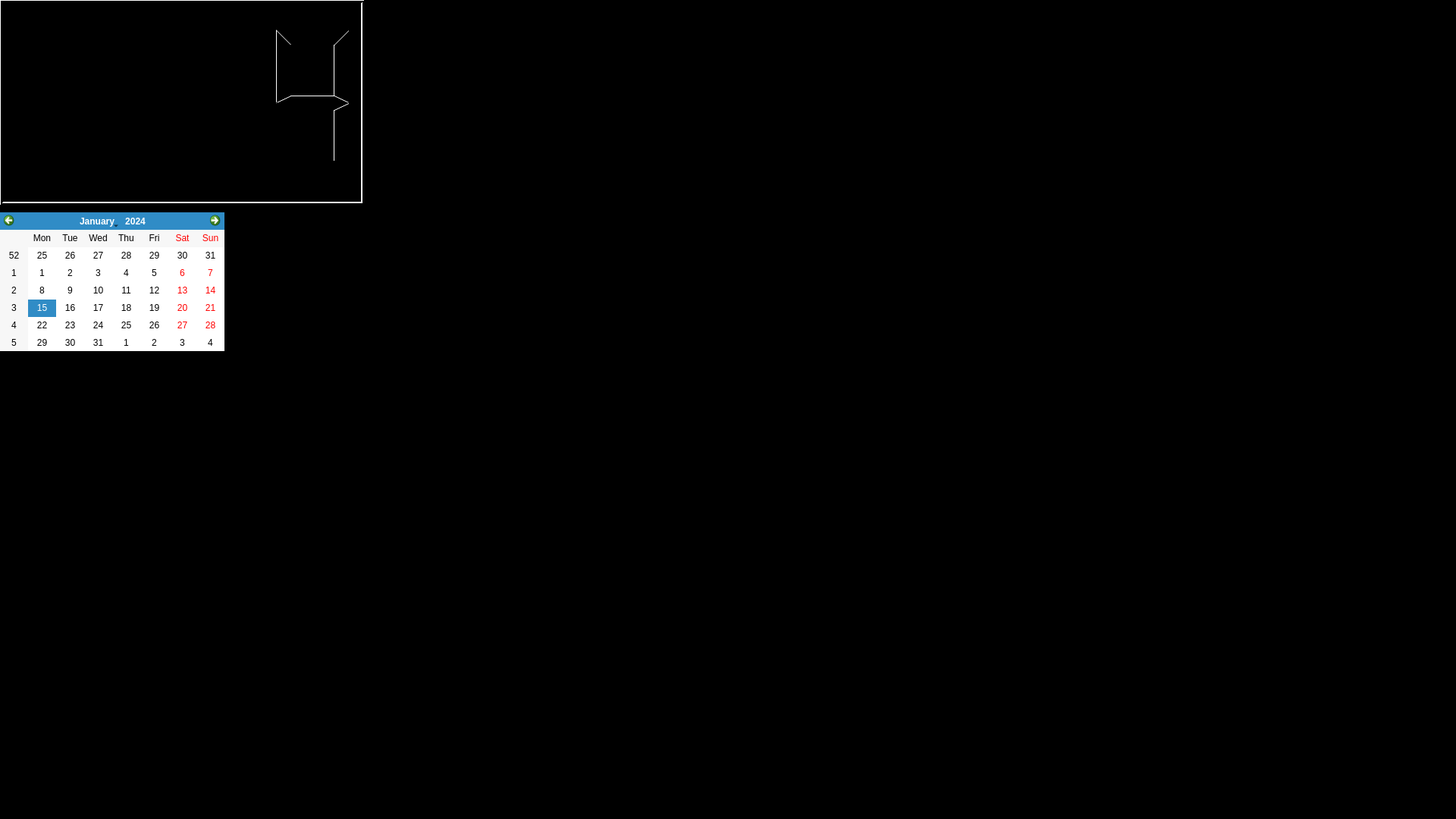
<?xml version="1.0" encoding="UTF-8"?>
<ui version="4.0">
 <class>smart</class>
 <widget class="QMainWindow" name="smart">
  <property name="geometry">
   <rect>
    <x>0</x>
    <y>0</y>
    <width>1920</width>
    <height>1080</height>
   </rect>
  </property>
  <property name="minimumSize">
   <size>
    <width>1920</width>
    <height>1080</height>
   </size>
  </property>
  <property name="maximumSize">
   <size>
    <width>1920</width>
    <height>1080</height>
   </size>
  </property>
  <property name="palette">
   <palette>
    <active>
     <colorrole role="WindowText">
      <brush brushstyle="SolidPattern">
       <color alpha="255">
        <red>0</red>
        <green>0</green>
        <blue>0</blue>
       </color>
      </brush>
     </colorrole>
     <colorrole role="Midlight">
      <brush brushstyle="SolidPattern">
       <color alpha="255">
        <red>0</red>
        <green>0</green>
        <blue>0</blue>
       </color>
      </brush>
     </colorrole>
     <colorrole role="Dark">
      <brush brushstyle="SolidPattern">
       <color alpha="255">
        <red>0</red>
        <green>0</green>
        <blue>0</blue>
       </color>
      </brush>
     </colorrole>
     <colorrole role="Mid">
      <brush brushstyle="SolidPattern">
       <color alpha="255">
        <red>0</red>
        <green>0</green>
        <blue>0</blue>
       </color>
      </brush>
     </colorrole>
     <colorrole role="Text">
      <brush brushstyle="SolidPattern">
       <color alpha="255">
        <red>0</red>
        <green>0</green>
        <blue>0</blue>
       </color>
      </brush>
     </colorrole>
     <colorrole role="ButtonText">
      <brush brushstyle="SolidPattern">
       <color alpha="255">
        <red>0</red>
        <green>0</green>
        <blue>0</blue>
       </color>
      </brush>
     </colorrole>
     <colorrole role="Base">
      <brush brushstyle="SolidPattern">
       <color alpha="255">
        <red>255</red>
        <green>255</green>
        <blue>255</blue>
       </color>
      </brush>
     </colorrole>
     <colorrole role="Window">
      <brush brushstyle="SolidPattern">
       <color alpha="255">
        <red>0</red>
        <green>0</green>
        <blue>0</blue>
       </color>
      </brush>
     </colorrole>
    </active>
    <inactive>
     <colorrole role="WindowText">
      <brush brushstyle="SolidPattern">
       <color alpha="255">
        <red>0</red>
        <green>0</green>
        <blue>0</blue>
       </color>
      </brush>
     </colorrole>
     <colorrole role="Midlight">
      <brush brushstyle="SolidPattern">
       <color alpha="255">
        <red>0</red>
        <green>0</green>
        <blue>0</blue>
       </color>
      </brush>
     </colorrole>
     <colorrole role="Dark">
      <brush brushstyle="SolidPattern">
       <color alpha="255">
        <red>0</red>
        <green>0</green>
        <blue>0</blue>
       </color>
      </brush>
     </colorrole>
     <colorrole role="Mid">
      <brush brushstyle="SolidPattern">
       <color alpha="255">
        <red>0</red>
        <green>0</green>
        <blue>0</blue>
       </color>
      </brush>
     </colorrole>
     <colorrole role="Text">
      <brush brushstyle="SolidPattern">
       <color alpha="255">
        <red>0</red>
        <green>0</green>
        <blue>0</blue>
       </color>
      </brush>
     </colorrole>
     <colorrole role="ButtonText">
      <brush brushstyle="SolidPattern">
       <color alpha="255">
        <red>0</red>
        <green>0</green>
        <blue>0</blue>
       </color>
      </brush>
     </colorrole>
     <colorrole role="Base">
      <brush brushstyle="SolidPattern">
       <color alpha="255">
        <red>255</red>
        <green>255</green>
        <blue>255</blue>
       </color>
      </brush>
     </colorrole>
     <colorrole role="Window">
      <brush brushstyle="SolidPattern">
       <color alpha="255">
        <red>0</red>
        <green>0</green>
        <blue>0</blue>
       </color>
      </brush>
     </colorrole>
    </inactive>
    <disabled>
     <colorrole role="WindowText">
      <brush brushstyle="SolidPattern">
       <color alpha="255">
        <red>0</red>
        <green>0</green>
        <blue>0</blue>
       </color>
      </brush>
     </colorrole>
     <colorrole role="Midlight">
      <brush brushstyle="SolidPattern">
       <color alpha="255">
        <red>0</red>
        <green>0</green>
        <blue>0</blue>
       </color>
      </brush>
     </colorrole>
     <colorrole role="Dark">
      <brush brushstyle="SolidPattern">
       <color alpha="255">
        <red>0</red>
        <green>0</green>
        <blue>0</blue>
       </color>
      </brush>
     </colorrole>
     <colorrole role="Mid">
      <brush brushstyle="SolidPattern">
       <color alpha="255">
        <red>0</red>
        <green>0</green>
        <blue>0</blue>
       </color>
      </brush>
     </colorrole>
     <colorrole role="Text">
      <brush brushstyle="SolidPattern">
       <color alpha="255">
        <red>0</red>
        <green>0</green>
        <blue>0</blue>
       </color>
      </brush>
     </colorrole>
     <colorrole role="ButtonText">
      <brush brushstyle="SolidPattern">
       <color alpha="255">
        <red>0</red>
        <green>0</green>
        <blue>0</blue>
       </color>
      </brush>
     </colorrole>
     <colorrole role="Base">
      <brush brushstyle="SolidPattern">
       <color alpha="255">
        <red>0</red>
        <green>0</green>
        <blue>0</blue>
       </color>
      </brush>
     </colorrole>
     <colorrole role="Window">
      <brush brushstyle="SolidPattern">
       <color alpha="255">
        <red>0</red>
        <green>0</green>
        <blue>0</blue>
       </color>
      </brush>
     </colorrole>
    </disabled>
   </palette>
  </property>
  <property name="cursor">
   <cursorShape>OpenHandCursor</cursorShape>
  </property>
  <property name="mouseTracking">
   <bool>true</bool>
  </property>
  <property name="windowTitle">
   <string>smart</string>
  </property>
  <property name="dockNestingEnabled">
   <bool>false</bool>
  </property>
  <widget class="QWidget" name="centralWidget">
   <property name="cursor">
    <cursorShape>OpenHandCursor</cursorShape>
   </property>
   <property name="mouseTracking">
    <bool>true</bool>
   </property>
   <property name="layoutDirection">
    <enum>Qt::LeftToRight</enum>
   </property>
   <property name="autoFillBackground">
    <bool>false</bool>
   </property>
   <widget class="QCalendarWidget" name="calendarWidget">
    <property name="geometry">
     <rect>
      <x>0</x>
      <y>280</y>
      <width>296</width>
      <height>183</height>
     </rect>
    </property>
   </widget>
   <widget class="QFrame" name="TimeDateFrame">
    <property name="geometry">
     <rect>
      <x>0</x>
      <y>0</y>
      <width>480</width>
      <height>270</height>
     </rect>
    </property>
    <property name="minimumSize">
     <size>
      <width>480</width>
      <height>270</height>
     </size>
    </property>
    <property name="frameShape">
     <enum>QFrame::Box</enum>
    </property>
    <property name="frameShadow">
     <enum>QFrame::Raised</enum>
    </property>
    <property name="lineWidth">
     <number>2</number>
    </property>
    <widget class="QLCDNumber" name="lcdNumber">
     <property name="geometry">
      <rect>
       <x>0</x>
       <y>0</y>
       <width>480</width>
       <height>270</height>
      </rect>
     </property>
     <property name="midLineWidth">
      <number>1</number>
     </property>
     <property name="smallDecimalPoint">
      <bool>false</bool>
     </property>
     <property name="digitCount">
      <number>4</number>
     </property>
     <property name="value" stdset="0">
      <double>4.000000000000000</double>
     </property>
    </widget>
   </widget>
   <zorder>TimeDateFrame</zorder>
   <zorder>calendarWidget</zorder>
  </widget>
 </widget>
 <layoutdefault spacing="6" margin="11"/>
 <resources/>
 <connections/>
</ui>
